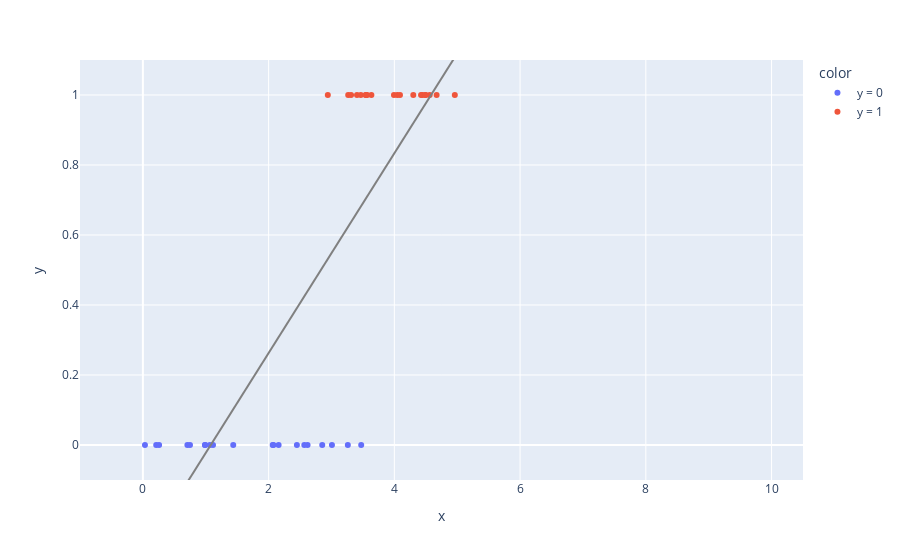

Write notebook code for a chart like this one.
### Markdown cell above
## Logistic Regression

This notebooks is the first of three "deep-dives" into the most successful of
 the ACE models trained so far. We'll begin with logistic regression as
 conceptually it is by far the most simple of these models. We'll get the
 theory out of the way first:

### The Theory

Logistic regression is very similar to the linear regression - indeed,
we can quickly explain it by comparing the two.

Linear regression attempts to directly predict a continuous output by
computing a "line of best fit" - most optimal the solution to the following
formula:

$y =  \beta_{0} + \beta_{1}x_{1} + \beta_{2}x_{2} + ... + \beta_{n}x_{n} + \epsilon$

which is a linear combination of the explanatory variables ($x_{i}$'s) and model
coefficients / weights ($\beta_{i}$'s) that best fits the outcome variable /
label ($y$), with an error term $\epsilon$ representing the inevitable
deviations from this line.

It's a fantastic tool for prediction tasks as it's simple, doesn't require
lots of data, and the output is easy to interpret. If we want to understand
the effect one of our variables has on the output, say $x_{3}$, we need simply
look at the coefficient associated with it, $\beta_{3}$ - increasing $x_{3}$ by
one unit increases the output prediction $y_{i}$ by the value of $\beta_{3}$
 (holding all other variables constant).

However, linear regression is not well suited to classification tasks. If we
were to fit a linear
regression model to a
really simple classification
 task, the solution might look like this:

### Code cell
lin_reg_plot = fit_lm_and_return_plot(eg_df)
lin_reg_plot.show()

### Figure 1 — Plotly figure (JSON) as saved in the notebook; plotly's stock layout.template omitted (floating-point values rounded to 4 significant figures)
{"data": [{"hovertemplate": "color=y = 0<br>x=%{x}<br>y=%{y}<extra></extra>", "legendgroup": "y = 0", "marker": {"color": "#636efa", "symbol": "circle"}, "mode": "markers", "name": "y = 0", "orientation": "v", "showlegend": true, "type": "scatter", "x": [2.62, 3.26, 0.9909, 0.9868, 2.853, 0.03315, 2.568, 3.473, 1.116, 2.077, 1.065, 1.437, 0.2121, 2.159, 2.45, 0.2579, 0.7081, 3.007, 2.065, 0.7494], "xaxis": "x", "y": [0, 0, 0, 0, 0, 0, 0, 0, 0, 0, 0, 0, 0, 0, 0, 0, 0, 0, 0, 0], "yaxis": "y"}, {"hovertemplate": "color=y = 1<br>x=%{x}<br>y=%{y}<extra></extra>", "legendgroup": "y = 1", "marker": {"color": "#EF553B", "symbol": "circle"}, "mode": "markers", "name": "y = 1", "orientation": "v", "showlegend": true, "type": "scatter", "x": [2.942, 3.266, 4.046, 4.443, 3.406, 4.089, 3.994, 3.312, 3.566, 4.425, 3.467, 3.553, 4.562, 4.496, 4.301, 3.542, 4.672, 4.493, 3.635, 4.962], "xaxis": "x", "y": [1, 1, 1, 1, 1, 1, 1, 1, 1, 1, 1, 1, 1, 1, 1, 1, 1, 1, 1, 1], "yaxis": "y"}, {"line": {"color": "gray"}, "mode": "lines", "showlegend": false, "type": "scatter", "x": [0, 0.1, 0.2, 0.3, 0.4, 0.5, 0.6, 0.7, 0.8, 0.9, 1, 1.1, 1.2, 1.3, 1.4, 1.5, 1.6, 1.7, 1.8, 1.9, 2, 2.1, 2.2, 2.3, 2.4, 2.5, 2.6, 2.7, 2.8, 2.9, 3, 3.1, 3.2, 3.3, 3.4, 3.5, 3.6, 3.7, 3.8, 3.9, 4, 4.1, 4.2, 4.3, 4.4, 4.5, 4.6, 4.7, 4.8, 4.9, 5, 5.1, 5.2, 5.3, 5.4, 5.5, 5.6, 5.7, 5.8, 5.9, 6, 6.1, 6.2, 6.3, 6.4, 6.5, 6.6, 6.7, 6.8, 6.9, 7, 7.1, 7.2, 7.3, 7.4, 7.5, 7.6, 7.7, 7.8, 7.9, 8, 8.1, 8.2, 8.3, 8.4, 8.5, 8.6, 8.7, 8.8, 8.9, 9, 9.1, 9.2, 9.3, 9.4, 9.5, 9.6, 9.7, 9.8, 9.9], "y": [-0.3081, -0.2796, -0.251, -0.2225, -0.1939, -0.1654, -0.1369, -0.1083, -0.07978, -0.05124, -0.0227, 0.005836, 0.03438, 0.06291, 0.09145, 0.12, 0.1485, 0.1771, 0.2056, 0.2342, 0.2627, 0.2912, 0.3198, 0.3483, 0.3768, 0.4054, 0.4339, 0.4625, 0.491, 0.5195, 0.5481, 0.5766, 0.6052, 0.6337, 0.6622, 0.6908, 0.7193, 0.7479, 0.7764, 0.8049, 0.8335, 0.862, 0.8906, 0.9191, 0.9476, 0.9762, 1.005, 1.033, 1.062, 1.09, 1.119, 1.147, 1.176, 1.204, 1.233, 1.262, 1.29, 1.319, 1.347, 1.376, 1.404, 1.433, 1.461, 1.49, 1.518, 1.547, 1.576, 1.604, 1.633, 1.661, 1.69, 1.718, 1.747, 1.775, 1.804, 1.832, 1.861, 1.889, 1.918, 1.947, 1.975, 2.004, 2.032, 2.061, 2.089, 2.118, 2.146, 2.175, 2.203, 2.232, 2.26, 2.289, 2.318, 2.346, 2.375, 2.403, 2.432, 2.46, 2.489, 2.517]}], "layout": {"legend": {"title": {"text": "color"}, "tracegroupgap": 0}, "margin": {"t": 60}, "xaxis": {"anchor": "y", "domain": [0, 1], "range": [-1, 10.5], "title": {"text": "x"}}, "yaxis": {"anchor": "x", "domain": [0, 1], "range": [-0.1, 1.1], "title": {"text": "y"}}}}
